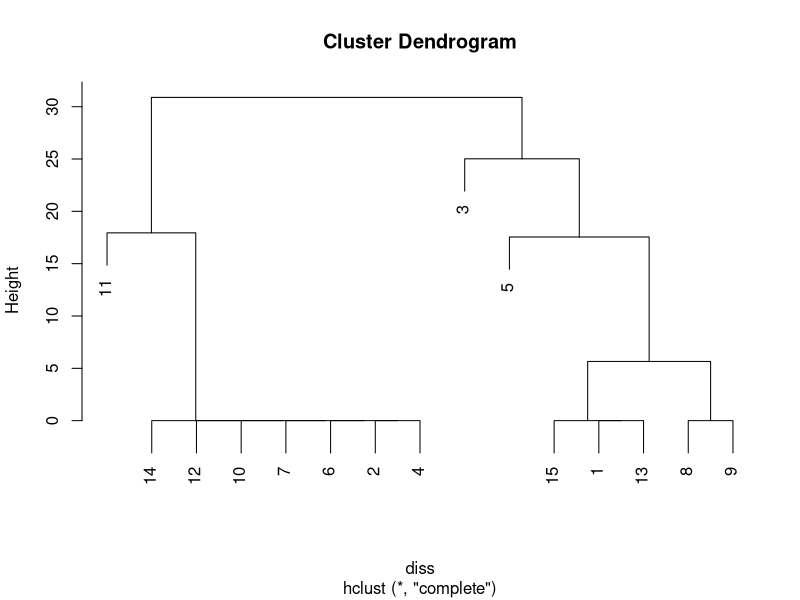

Here is the R script that generated this plot:
library(clue)


### Name: cl_boot
### Title: Bootstrap Resampling of Clustering Algorithms
### Aliases: cl_boot
### Keywords: cluster

### ** Examples

## Study e.g. the effect of random kmeans() initializations.
data("Cassini")
pens <- cl_boot(Cassini$x, 15, 3)
diss <- cl_dissimilarity(pens)
summary(c(diss))
plot(hclust(diss))
